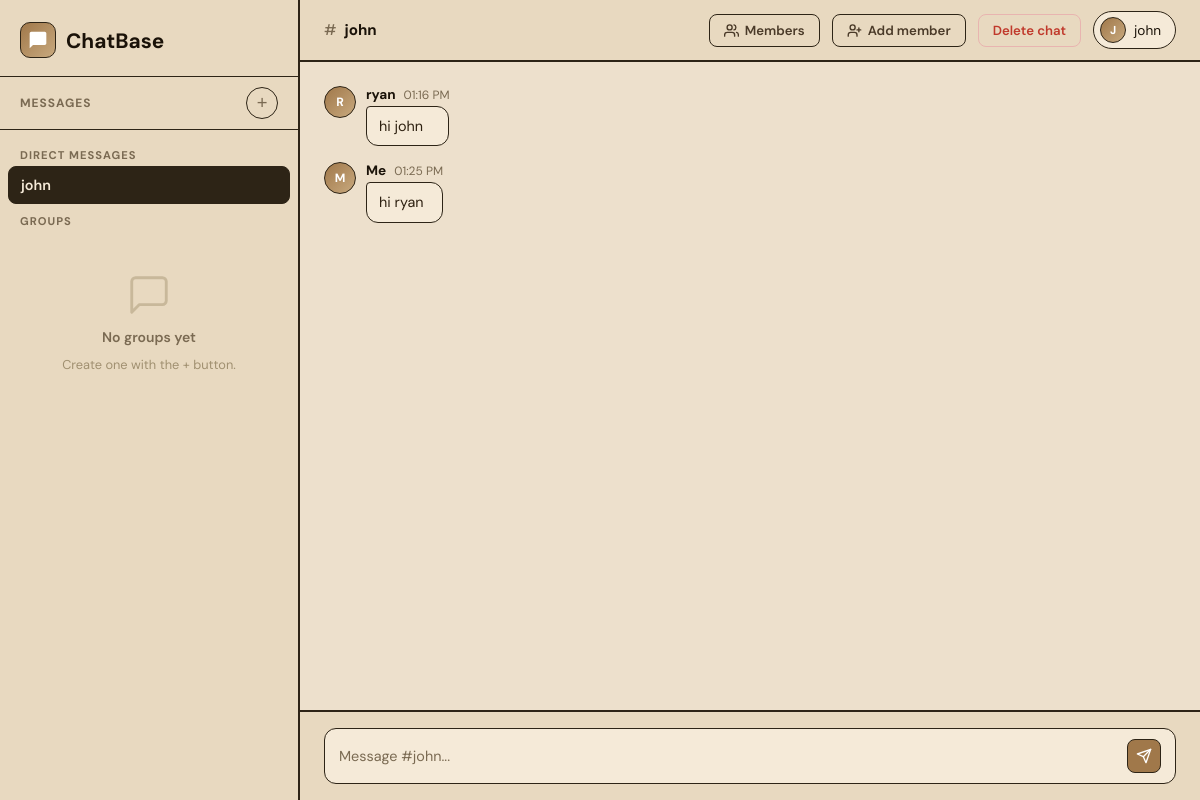
The page /room/1 (signed in) on the database its author committed.
### main.py (models this page shows)
class Room(db.Model):
    id: Mapped[int] = mapped_column(primary_key=True)
    gcnames: Mapped[str] = mapped_column()
    is_dm: Mapped[bool] = mapped_column(default=False)

class User(db.Model):
    id: Mapped[int] = mapped_column(primary_key=True)
    username: Mapped[str] = mapped_column(unique=True)
    password: Mapped[str] = mapped_column()

class Message(db.Model):
    id: Mapped[int] = mapped_column(primary_key=True)
    content: Mapped[str] = mapped_column()
    time_sent: Mapped[datetime] = mapped_column(default=lambda: datetime.now(UTC))
    room_id: Mapped[int] = mapped_column(ForeignKey("room.id"))
    user_id: Mapped[int] = mapped_column(ForeignKey("user.id"))
    user: Mapped["User"] = relationship("User")

### main.py (the view)
@app.route("/room/<int:room_id>")
def room(room_id):
    room = Room.query.filter_by(id=room_id).first()
    user = User.query.filter_by(username=session.get("username")).first()
    memberships = RoomMember.query.filter_by(user_id=user.id, hidden_for=False).all()
    all_rooms_raw = [Room.query.get(m.room_id) for m in memberships]
    dm_rooms = [r for r in all_rooms_raw if r and r.is_dm]
    gc_rooms = [r for r in all_rooms_raw if r and not r.is_dm]
    existing_messages = Message.query.filter_by(room_id=room_id).all()
    all_room_members = [User.query.get(m.user_id) for m in RoomMember.query.filter_by(room_id=room_id).all()]
    print("room_id:", room_id)
    print("all_room_members:", all_room_members)
    return render_template("room.html", room=room, username=session.get("username"), dm_rooms=dm_rooms, gc_rooms=gc_rooms,
                           existing_messages=existing_messages, all_room_members=all_room_members)

### main.py (called while the page is built)
@app.before_request
def require_login():
    allowed = ['login', 'signup', 'static'] #these are routes that can access without being logged in
    if request.endpoint not in allowed and not session.get("username"):
        return redirect(url_for('login'))

### templates/room.html (shortened to what this page needs)
<!DOCTYPE html>
<html lang="en">
<head>
</head>
<body>
  <aside class="sidebar">
    <div class="sidebar-logo">
      <div class="logo-icon">
        <svg viewBox="0 0 24 24"><path d="M20 2H4C2.9 2 2 2.9 2 4v18l4-4h14c1.1 0 2-.9 2-2V4c0-1.1-.9-2-2-2z"/></svg>
      </div>
      <a href="/home" style="text-decoration:none;"><span class="logo-text">ChatBase</span></a>
    </div>
    <div class="sidebar-section">
      <h2>Messages</h2>
      <button id="chat-btn" class="btn-add open-chat" title="New group chat">+</button>
    </div>
    <div class="room-list">
      <div class="section-label">Direct Messages</div>
      {% if dm_rooms %}
        {% for r in dm_rooms %}
        <a href="/room/{{ r.id }}" class="room-item {% if r.id == room.id %}active{% endif %}">
          <span class="room-name">{{ r.gcnames }}</span>
        </a>
      {% endfor %}
      {% else %}
        <div style="padding:6px 12px 10px;font-size:0.78rem;color:#a09070;">No friends yet</div>
      {% endif %}
      <div class="section-label">Groups</div>
      {% if gc_rooms %}
        {% for r in gc_rooms %}
          <a href="/room/{{ r.id }}" class="room-item {% if r.id == room.id %}active{% endif %}">
            <span class="room-name">{{ r.gcnames }}</span>
          </a>
        {% endfor %}
      {% else %}
        <div class="empty-rooms">
          <svg viewBox="0 0 24 24"><path d="M21 15a2 2 0 0 1-2 2H7l-4 4V5a2 2 0 0 1 2-2h14a2 2 0 0 1 2 2z"/></svg>
          <p>No groups yet</p>
          <span>Create one with the + button.</span>
        </div>
      {% endif %}
    </div>
  </aside>
  <div class="main">
    <header class="topbar">
      <div class="topbar-left">
        <span>#</span> {{ room.gcnames }}
      </div>
      <div style="display:flex;align-items:center;gap:12px;">
        <button class="btn-view-members" title="View members">
          <svg width="15" height="15" viewBox="0 0 24 24" fill="none" stroke="currentColor" stroke-width="2.2" stroke-linecap="round" stroke-linejoin="round">
            <path d="M17 21v-2a4 4 0 0 0-4-4H5a4 4 0 0 0-4 4v2"/>
            <circle cx="9" cy="7" r="4"/>
            <path d="M23 21v-2a4 4 0 0 0-3-3.87"/>
            <path d="M16 3.13a4 4 0 0 1 0 7.75"/>
          </svg>
          Members
        </button>
        <button class="btn-add-member" title="Add member">
          <svg width="15" height="15" viewBox="0 0 24 24" fill="none" stroke="currentColor" stroke-width="2.2" stroke-linecap="round" stroke-linejoin="round">
            <path d="M16 21v-2a4 4 0 0 0-4-4H6a4 4 0 0 0-4 4v2"/>
            <circle cx="9" cy="7" r="4"/>
            <line x1="19" y1="8" x2="19" y2="14"/>
            <line x1="22" y1="11" x2="16" y2="11"/>
          </svg>
          Add member
        </button>
        <form method="POST" action="/room/{{ room.id }}/hide" style="margin:0;">
          <button type="submit" class="btn-add-member" style="color:#c0392b;border-color:#e8b4b0;" onmouseover="this.style.borderColor='#c0392b';this.style.color='#c0392b';this.style.background='#f9ede8'" onmouseout="this.style.borderColor='#e8b4b0';this.style.color='#c0392b';this.style.background='none'">
            Delete chat
          </button>
        </form>
        <div class="user-chip">
          <div class="avatar">{{ username[0]|upper }}</div>
          <span>{{ username }}</span>
        </div>
      </div>
    </header>
    <div class="messages" id="messages" data-room-id="{{ room.id }}">
      {% if existing_messages %}
        {% for message in existing_messages %}
          {% set display_name = 'Me' if message.user.username == username else message.user.username %}
          <div class="message">
            <div class="msg-avatar">{{ display_name[0]|upper }}</div>
            <div class="msg-body">
              <div class="msg-meta">
                <span class="msg-author">{{ display_name }}</span>
                <span class="msg-time">{{ message.time_sent.strftime('%I:%M %p') }}</span>
              </div>
              <div class="msg-text">{{ message.content }}</div>
            </div>
          </div>
        {% endfor %}
      {% else %}
        <div class="empty-chat">
          <svg viewBox="0 0 24 24"><path d="M21 15a2 2 0 0 1-2 2H7l-4 4V5a2 2 0 0 1 2-2h14a2 2 0 0 1 2 2z"/></svg>
          <p>No messages yet</p>
          <span>Be the first to say something!</span>
        </div>
      {% endif %}
    </div>
    <div class="input-bar">
      <form method="POST" action="/room/{{ room.id }}/send">
        <div class="input-wrap">
          <input type="text" name="message" placeholder="Message #{{ room.gcnames }}..." autocomplete="off" required />
          <button type="submit" class="btn-send">
            <svg viewBox="0 0 24 24"><line x1="22" y1="2" x2="11" y2="13"/><polygon points="22 2 15 22 11 13 2 9 22 2"/></svg>
          </button>
        </div>
      </form>
    </div>
  </div>
</body>
</html>

### rows shown on the page
Room: gcnames "john", message "Message #john..."
Message: time_sent "01:16 PM", content "hi john"
User: username "R", username "ryan"
Message: display_name "M", display_name "Me", time_sent "01:25 PM", content "hi ryan"

### other values the page prints
{{ username[0]|upper }} "J"
{{ username }} "john"
